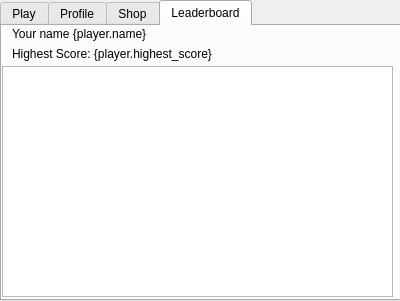
<?xml version="1.0" encoding="UTF-8"?>
<ui version="4.0">
 <class>Form</class>
 <widget class="QWidget" name="Form">
  <property name="geometry">
   <rect>
    <x>0</x>
    <y>0</y>
    <width>400</width>
    <height>301</height>
   </rect>
  </property>
  <property name="windowTitle">
   <string>Form</string>
  </property>
  <widget class="QTabWidget" name="tabpane_menu_window">
   <property name="geometry">
    <rect>
     <x>0</x>
     <y>0</y>
     <width>401</width>
     <height>301</height>
    </rect>
   </property>
   <property name="currentIndex">
    <number>3</number>
   </property>
   <widget class="QWidget" name="tab_play">
    <attribute name="title">
     <string>Play</string>
    </attribute>
    <widget class="QPushButton" name="play_button_start">
     <property name="geometry">
      <rect>
       <x>160</x>
       <y>230</y>
       <width>75</width>
       <height>23</height>
      </rect>
     </property>
     <property name="text">
      <string>Start</string>
     </property>
    </widget>
    <widget class="QWidget" name="gridLayoutWidget">
     <property name="geometry">
      <rect>
       <x>10</x>
       <y>30</y>
       <width>381</width>
       <height>181</height>
      </rect>
     </property>
     <layout class="QGridLayout" name="play_layout_grid">
      <item row="9" column="1" colspan="2">
       <widget class="QComboBox" name="play_dropdown_difficulty">
        <item>
         <property name="text">
          <string>(Select one)</string>
         </property>
        </item>
        <item>
         <property name="text">
          <string>Please be gentle!</string>
         </property>
        </item>
        <item>
         <property name="text">
          <string>I have a brain</string>
         </property>
        </item>
        <item>
         <property name="text">
          <string>I can count sands</string>
         </property>
        </item>
       </widget>
      </item>
      <item row="8" column="0" colspan="3">
       <widget class="QLabel" name="play_label_gamesettings">
        <property name="font">
         <font>
          <weight>75</weight>
          <bold>true</bold>
         </font>
        </property>
        <property name="text">
         <string>Game Settings</string>
        </property>
        <property name="alignment">
         <set>Qt::AlignCenter</set>
        </property>
       </widget>
      </item>
      <item row="2" column="0">
       <widget class="QLabel" name="play_label_latest_score">
        <property name="text">
         <string>Latest score:</string>
        </property>
       </widget>
      </item>
      <item row="6" column="1">
       <widget class="QLabel" name="play_spacer1">
        <property name="text">
         <string/>
        </property>
       </widget>
      </item>
      <item row="7" column="1">
       <widget class="QLabel" name="play_spacer2">
        <property name="text">
         <string/>
        </property>
       </widget>
      </item>
      <item row="10" column="0">
       <widget class="QLabel" name="play_label_timeout">
        <property name="text">
         <string>Timeout:</string>
        </property>
       </widget>
      </item>
      <item row="4" column="0">
       <widget class="QLabel" name="play_label_personal_best">
        <property name="text">
         <string>Personal best:</string>
        </property>
       </widget>
      </item>
      <item row="9" column="0">
       <widget class="QLabel" name="play_label_difficulty">
        <property name="text">
         <string>Difficulty:</string>
        </property>
       </widget>
      </item>
      <item row="1" column="0" colspan="3">
       <widget class="QLabel" name="play_label_yourperformance">
        <property name="font">
         <font>
          <weight>75</weight>
          <bold>true</bold>
         </font>
        </property>
        <property name="text">
         <string>Your Performance</string>
        </property>
        <property name="alignment">
         <set>Qt::AlignCenter</set>
        </property>
       </widget>
      </item>
      <item row="10" column="1">
       <widget class="QSpinBox" name="play_spinbox_timout">
        <property name="minimum">
         <number>1</number>
        </property>
        <property name="maximum">
         <number>300</number>
        </property>
        <property name="value">
         <number>60</number>
        </property>
       </widget>
      </item>
      <item row="10" column="2">
       <widget class="QLabel" name="play_label_duration">
        <property name="text">
         <string>seconds per question</string>
        </property>
       </widget>
      </item>
      <item row="2" column="1" colspan="2">
       <widget class="QLabel" name="play_label_latestscore">
        <property name="text">
         <string>{latest_score}</string>
        </property>
       </widget>
      </item>
      <item row="4" column="1" colspan="2">
       <widget class="QLabel" name="play_label_highestscore">
        <property name="text">
         <string>{player.highest_score}</string>
        </property>
       </widget>
      </item>
      <item row="3" column="0">
       <widget class="QLabel" name="play_label_correctanswers">
        <property name="text">
         <string>Correct answers:</string>
        </property>
       </widget>
      </item>
      <item row="3" column="1" colspan="2">
       <widget class="QLabel" name="play_label_questions_answered">
        <property name="text">
         <string>{questions_answered}</string>
        </property>
       </widget>
      </item>
     </layout>
    </widget>
   </widget>
   <widget class="QWidget" name="tab_profile">
    <attribute name="title">
     <string>Profile</string>
    </attribute>
    <widget class="QLabel" name="profile_label_profilepic">
     <property name="geometry">
      <rect>
       <x>10</x>
       <y>10</y>
       <width>64</width>
       <height>64</height>
      </rect>
     </property>
     <property name="autoFillBackground">
      <bool>false</bool>
     </property>
     <property name="frameShape">
      <enum>QFrame::Box</enum>
     </property>
     <property name="text">
      <string>{player.active_profile}</string>
     </property>
    </widget>
    <widget class="QLabel" name="profile_label_playername">
     <property name="geometry">
      <rect>
       <x>90</x>
       <y>10</y>
       <width>131</width>
       <height>21</height>
      </rect>
     </property>
     <property name="font">
      <font>
       <pointsize>9</pointsize>
       <weight>75</weight>
       <bold>true</bold>
      </font>
     </property>
     <property name="text">
      <string>{player.name}</string>
     </property>
    </widget>
    <widget class="QPushButton" name="profile_button_changepic">
     <property name="geometry">
      <rect>
       <x>10</x>
       <y>80</y>
       <width>64</width>
       <height>21</height>
      </rect>
     </property>
     <property name="text">
      <string>Change</string>
     </property>
    </widget>
    <widget class="QPushButton" name="profile_button_logout">
     <property name="geometry">
      <rect>
       <x>320</x>
       <y>10</y>
       <width>64</width>
       <height>21</height>
      </rect>
     </property>
     <property name="text">
      <string>Log Out</string>
     </property>
    </widget>
    <widget class="QGroupBox" name="profile_group_recentmatches">
     <property name="geometry">
      <rect>
       <x>10</x>
       <y>110</y>
       <width>181</width>
       <height>161</height>
      </rect>
     </property>
     <property name="title">
      <string>Recent Matches</string>
     </property>
     <widget class="QScrollArea" name="profile_scrollarea_recentmatches">
      <property name="geometry">
       <rect>
        <x>0</x>
        <y>20</y>
        <width>181</width>
        <height>141</height>
       </rect>
      </property>
      <property name="widgetResizable">
       <bool>true</bool>
      </property>
      <widget class="QWidget" name="scrollAreaWidgetContents_5">
       <property name="geometry">
        <rect>
         <x>0</x>
         <y>0</y>
         <width>179</width>
         <height>139</height>
        </rect>
       </property>
       <widget class="QScrollBar" name="verticalScrollBar">
        <property name="geometry">
         <rect>
          <x>160</x>
          <y>0</y>
          <width>20</width>
          <height>141</height>
         </rect>
        </property>
        <property name="orientation">
         <enum>Qt::Vertical</enum>
        </property>
       </widget>
       <widget class="QWidget" name="verticalLayoutWidget">
        <property name="geometry">
         <rect>
          <x>0</x>
          <y>0</y>
          <width>160</width>
          <height>141</height>
         </rect>
        </property>
        <layout class="QVBoxLayout" name="verticalLayout">
         <item>
          <widget class="QFrame" name="frame">
           <property name="frameShape">
            <enum>QFrame::StyledPanel</enum>
           </property>
           <property name="frameShadow">
            <enum>QFrame::Raised</enum>
           </property>
           <widget class="QLabel" name="label">
            <property name="geometry">
             <rect>
              <x>60</x>
              <y>0</y>
              <width>47</width>
              <height>13</height>
             </rect>
            </property>
            <property name="font">
             <font>
              <weight>75</weight>
              <bold>true</bold>
             </font>
            </property>
            <property name="text">
             <string>Match 1</string>
            </property>
           </widget>
           <widget class="QLabel" name="profile_label_textDatePlayed">
            <property name="geometry">
             <rect>
              <x>11</x>
              <y>50</y>
              <width>58</width>
              <height>16</height>
             </rect>
            </property>
            <property name="font">
             <font>
              <pointsize>7</pointsize>
             </font>
            </property>
            <property name="text">
             <string>Date Played</string>
            </property>
           </widget>
           <widget class="QLabel" name="profile_label_textGameDuration">
            <property name="geometry">
             <rect>
              <x>11</x>
              <y>80</y>
              <width>71</width>
              <height>16</height>
             </rect>
            </property>
            <property name="font">
             <font>
              <pointsize>7</pointsize>
             </font>
            </property>
            <property name="text">
             <string>Game Duration</string>
            </property>
           </widget>
           <widget class="QLabel" name="profile_label_textQuestionAnswered">
            <property name="geometry">
             <rect>
              <x>11</x>
              <y>110</y>
              <width>91</width>
              <height>16</height>
             </rect>
            </property>
            <property name="font">
             <font>
              <pointsize>7</pointsize>
             </font>
            </property>
            <property name="text">
             <string>Question Answered</string>
            </property>
           </widget>
           <widget class="QLabel" name="profile_label_textScore">
            <property name="geometry">
             <rect>
              <x>11</x>
              <y>20</y>
              <width>27</width>
              <height>16</height>
             </rect>
            </property>
            <property name="font">
             <font>
              <pointsize>7</pointsize>
             </font>
            </property>
            <property name="text">
             <string>Score</string>
            </property>
           </widget>
           <widget class="QLabel" name="profile_label_score">
            <property name="geometry">
             <rect>
              <x>130</x>
              <y>20</y>
              <width>20</width>
              <height>20</height>
             </rect>
            </property>
            <property name="font">
             <font>
              <pointsize>7</pointsize>
              <weight>75</weight>
              <bold>true</bold>
             </font>
            </property>
            <property name="text">
             <string>90</string>
            </property>
           </widget>
           <widget class="QLabel" name="profile_label_datePlayed">
            <property name="geometry">
             <rect>
              <x>90</x>
              <y>50</y>
              <width>61</width>
              <height>16</height>
             </rect>
            </property>
            <property name="font">
             <font>
              <pointsize>7</pointsize>
              <weight>75</weight>
              <bold>true</bold>
             </font>
            </property>
            <property name="text">
             <string>23/6/2021</string>
            </property>
           </widget>
           <widget class="QLabel" name="profile_label_gameDuration">
            <property name="geometry">
             <rect>
              <x>100</x>
              <y>80</y>
              <width>51</width>
              <height>16</height>
             </rect>
            </property>
            <property name="font">
             <font>
              <pointsize>7</pointsize>
              <weight>75</weight>
              <bold>true</bold>
             </font>
            </property>
            <property name="text">
             <string>00:10:12</string>
            </property>
           </widget>
           <widget class="QLabel" name="profile_label_questionAnswered">
            <property name="geometry">
             <rect>
              <x>130</x>
              <y>110</y>
              <width>20</width>
              <height>20</height>
             </rect>
            </property>
            <property name="font">
             <font>
              <pointsize>7</pointsize>
              <weight>75</weight>
              <bold>true</bold>
             </font>
            </property>
            <property name="text">
             <string>30</string>
            </property>
           </widget>
          </widget>
         </item>
        </layout>
       </widget>
      </widget>
     </widget>
    </widget>
    <widget class="QGroupBox" name="group_userstats">
     <property name="geometry">
      <rect>
       <x>200</x>
       <y>110</y>
       <width>181</width>
       <height>161</height>
      </rect>
     </property>
     <property name="title">
      <string>User Stats</string>
     </property>
     <widget class="QScrollArea" name="profile_scrollarea_userstats">
      <property name="geometry">
       <rect>
        <x>-1</x>
        <y>20</y>
        <width>181</width>
        <height>141</height>
       </rect>
      </property>
      <property name="widgetResizable">
       <bool>true</bool>
      </property>
      <widget class="QWidget" name="scrollAreaWidgetContents_4">
       <property name="geometry">
        <rect>
         <x>0</x>
         <y>0</y>
         <width>179</width>
         <height>139</height>
        </rect>
       </property>
      </widget>
     </widget>
    </widget>
   </widget>
   <widget class="QWidget" name="tab_shop">
    <attribute name="title">
     <string>Shop</string>
    </attribute>
    <widget class="QLabel" name="shop__label_greetings">
     <property name="geometry">
      <rect>
       <x>90</x>
       <y>10</y>
       <width>221</width>
       <height>16</height>
      </rect>
     </property>
     <property name="text">
      <string>Welcome to the shop, {player.name}!</string>
     </property>
    </widget>
    <widget class="QLabel" name="shop_label_points">
     <property name="geometry">
      <rect>
       <x>90</x>
       <y>30</y>
       <width>151</width>
       <height>16</height>
      </rect>
     </property>
     <property name="text">
      <string>Current points: {player.points}</string>
     </property>
    </widget>
    <widget class="QTabWidget" name="tabpane_itemshops">
     <property name="geometry">
      <rect>
       <x>-4</x>
       <y>80</y>
       <width>401</width>
       <height>201</height>
      </rect>
     </property>
     <property name="tabShape">
      <enum>QTabWidget::Rounded</enum>
     </property>
     <property name="currentIndex">
      <number>2</number>
     </property>
     <widget class="QWidget" name="tab_featured">
      <attribute name="title">
       <string>Featured</string>
      </attribute>
      <widget class="QScrollArea" name="shop_scrollarea_featured">
       <property name="geometry">
        <rect>
         <x>0</x>
         <y>0</y>
         <width>401</width>
         <height>181</height>
        </rect>
       </property>
       <property name="sizeAdjustPolicy">
        <enum>QAbstractScrollArea::AdjustIgnored</enum>
       </property>
       <property name="widgetResizable">
        <bool>true</bool>
       </property>
       <widget class="QWidget" name="scrollAreaWidgetContents_3">
        <property name="geometry">
         <rect>
          <x>0</x>
          <y>0</y>
          <width>399</width>
          <height>179</height>
         </rect>
        </property>
       </widget>
      </widget>
     </widget>
     <widget class="QWidget" name="tab_avatar">
      <attribute name="title">
       <string>Avatars</string>
      </attribute>
      <widget class="QScrollArea" name="shop_scrollarea_avatar">
       <property name="geometry">
        <rect>
         <x>0</x>
         <y>0</y>
         <width>401</width>
         <height>181</height>
        </rect>
       </property>
       <property name="sizeAdjustPolicy">
        <enum>QAbstractScrollArea::AdjustIgnored</enum>
       </property>
       <property name="widgetResizable">
        <bool>true</bool>
       </property>
       <widget class="QWidget" name="scrollAreaWidgetContents_2">
        <property name="geometry">
         <rect>
          <x>0</x>
          <y>0</y>
          <width>399</width>
          <height>179</height>
         </rect>
        </property>
        <widget class="QScrollBar" name="verticalScrollBar_2">
         <property name="geometry">
          <rect>
           <x>380</x>
           <y>0</y>
           <width>16</width>
           <height>171</height>
          </rect>
         </property>
         <property name="orientation">
          <enum>Qt::Vertical</enum>
         </property>
        </widget>
        <widget class="QWidget" name="verticalLayoutWidget_2">
         <property name="geometry">
          <rect>
           <x>10</x>
           <y>10</y>
           <width>51</width>
           <height>51</height>
          </rect>
         </property>
         <layout class="QVBoxLayout" name="verticalLayout_2">
          <item>
           <widget class="QLabel" name="shop_label_avatarImage">
            <property name="text">
             <string>TextLabel</string>
            </property>
           </widget>
          </item>
         </layout>
        </widget>
        <widget class="QLabel" name="shop_label_avatarName">
         <property name="geometry">
          <rect>
           <x>80</x>
           <y>10</y>
           <width>81</width>
           <height>16</height>
          </rect>
         </property>
         <property name="font">
          <font>
           <weight>75</weight>
           <bold>true</bold>
          </font>
         </property>
         <property name="text">
          <string>Avatar Name</string>
         </property>
        </widget>
        <widget class="QLabel" name="shop_label_avatarCost">
         <property name="geometry">
          <rect>
           <x>80</x>
           <y>30</y>
           <width>51</width>
           <height>16</height>
          </rect>
         </property>
         <property name="text">
          <string>10 Points</string>
         </property>
        </widget>
        <widget class="QPushButton" name="shop_pushButton_avatarBuy">
         <property name="geometry">
          <rect>
           <x>290</x>
           <y>20</y>
           <width>75</width>
           <height>23</height>
          </rect>
         </property>
         <property name="text">
          <string>Buy</string>
         </property>
        </widget>
       </widget>
      </widget>
     </widget>
     <widget class="QWidget" name="tab_powerups">
      <attribute name="title">
       <string>Power Ups</string>
      </attribute>
      <widget class="QScrollArea" name="shop_scrollarea_powerups">
       <property name="geometry">
        <rect>
         <x>0</x>
         <y>0</y>
         <width>401</width>
         <height>181</height>
        </rect>
       </property>
       <property name="sizeAdjustPolicy">
        <enum>QAbstractScrollArea::AdjustIgnored</enum>
       </property>
       <property name="widgetResizable">
        <bool>true</bool>
       </property>
       <widget class="QWidget" name="scrollAreaWidgetContents">
        <property name="geometry">
         <rect>
          <x>0</x>
          <y>0</y>
          <width>399</width>
          <height>179</height>
         </rect>
        </property>
        <widget class="QWidget" name="verticalLayoutWidget_3">
         <property name="geometry">
          <rect>
           <x>20</x>
           <y>10</y>
           <width>341</width>
           <height>80</height>
          </rect>
         </property>
         <layout class="QVBoxLayout" name="verticalLayout_3">
          <item>
           <widget class="QFrame" name="frame_2">
            <property name="frameShape">
             <enum>QFrame::StyledPanel</enum>
            </property>
            <property name="frameShadow">
             <enum>QFrame::Raised</enum>
            </property>
            <widget class="QLabel" name="shop_label_powerUpsName">
             <property name="geometry">
              <rect>
               <x>10</x>
               <y>30</y>
               <width>81</width>
               <height>16</height>
              </rect>
             </property>
             <property name="font">
              <font>
               <pointsize>10</pointsize>
               <weight>75</weight>
               <bold>true</bold>
              </font>
             </property>
             <property name="text">
              <string>2 Times Help</string>
             </property>
            </widget>
            <widget class="QWidget" name="">
             <property name="geometry">
              <rect>
               <x>200</x>
               <y>50</y>
               <width>130</width>
               <height>25</height>
              </rect>
             </property>
             <layout class="QHBoxLayout" name="horizontalLayout">
              <item>
               <widget class="QLabel" name="shop_label_powerUpsCost">
                <property name="text">
                 <string>10 Points</string>
                </property>
               </widget>
              </item>
              <item>
               <widget class="QPushButton" name="shop_pushButton_powerUpsBuy">
                <property name="text">
                 <string>Buy</string>
                </property>
               </widget>
              </item>
             </layout>
            </widget>
           </widget>
          </item>
         </layout>
        </widget>
        <widget class="QScrollBar" name="verticalScrollBar_3">
         <property name="geometry">
          <rect>
           <x>380</x>
           <y>0</y>
           <width>16</width>
           <height>171</height>
          </rect>
         </property>
         <property name="orientation">
          <enum>Qt::Vertical</enum>
         </property>
        </widget>
       </widget>
      </widget>
     </widget>
    </widget>
    <widget class="QLabel" name="shop_label_profilepic">
     <property name="geometry">
      <rect>
       <x>10</x>
       <y>10</y>
       <width>64</width>
       <height>64</height>
      </rect>
     </property>
     <property name="autoFillBackground">
      <bool>false</bool>
     </property>
     <property name="frameShape">
      <enum>QFrame::Box</enum>
     </property>
     <property name="text">
      <string>{player.active_profile}</string>
     </property>
    </widget>
   </widget>
   <widget class="QWidget" name="tab_leaderboard">
    <attribute name="title">
     <string>Leaderboard</string>
    </attribute>
    <widget class="QTableView" name="leaderboard_table">
     <property name="geometry">
      <rect>
       <x>0</x>
       <y>40</y>
       <width>391</width>
       <height>231</height>
      </rect>
     </property>
    </widget>
    <widget class="QLabel" name="leaderboard_label_playername">
     <property name="geometry">
      <rect>
       <x>10</x>
       <y>0</y>
       <width>371</width>
       <height>16</height>
      </rect>
     </property>
     <property name="text">
      <string>Your name {player.name}</string>
     </property>
    </widget>
    <widget class="QLabel" name="leaderboard_label_highestscore">
     <property name="geometry">
      <rect>
       <x>10</x>
       <y>20</y>
       <width>371</width>
       <height>16</height>
      </rect>
     </property>
     <property name="text">
      <string>Highest Score: {player.highest_score}</string>
     </property>
    </widget>
   </widget>
  </widget>
 </widget>
 <resources/>
 <connections/>
</ui>
